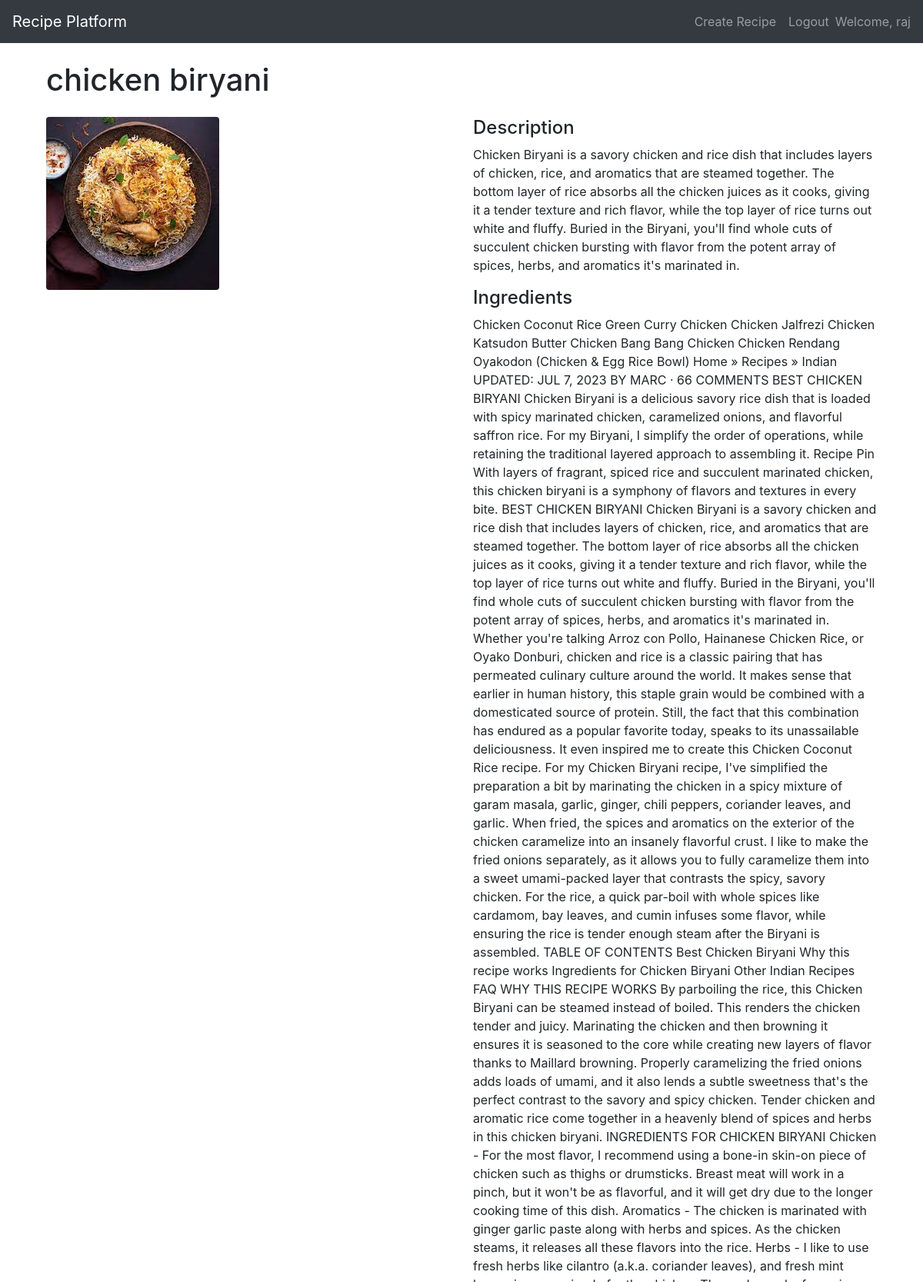
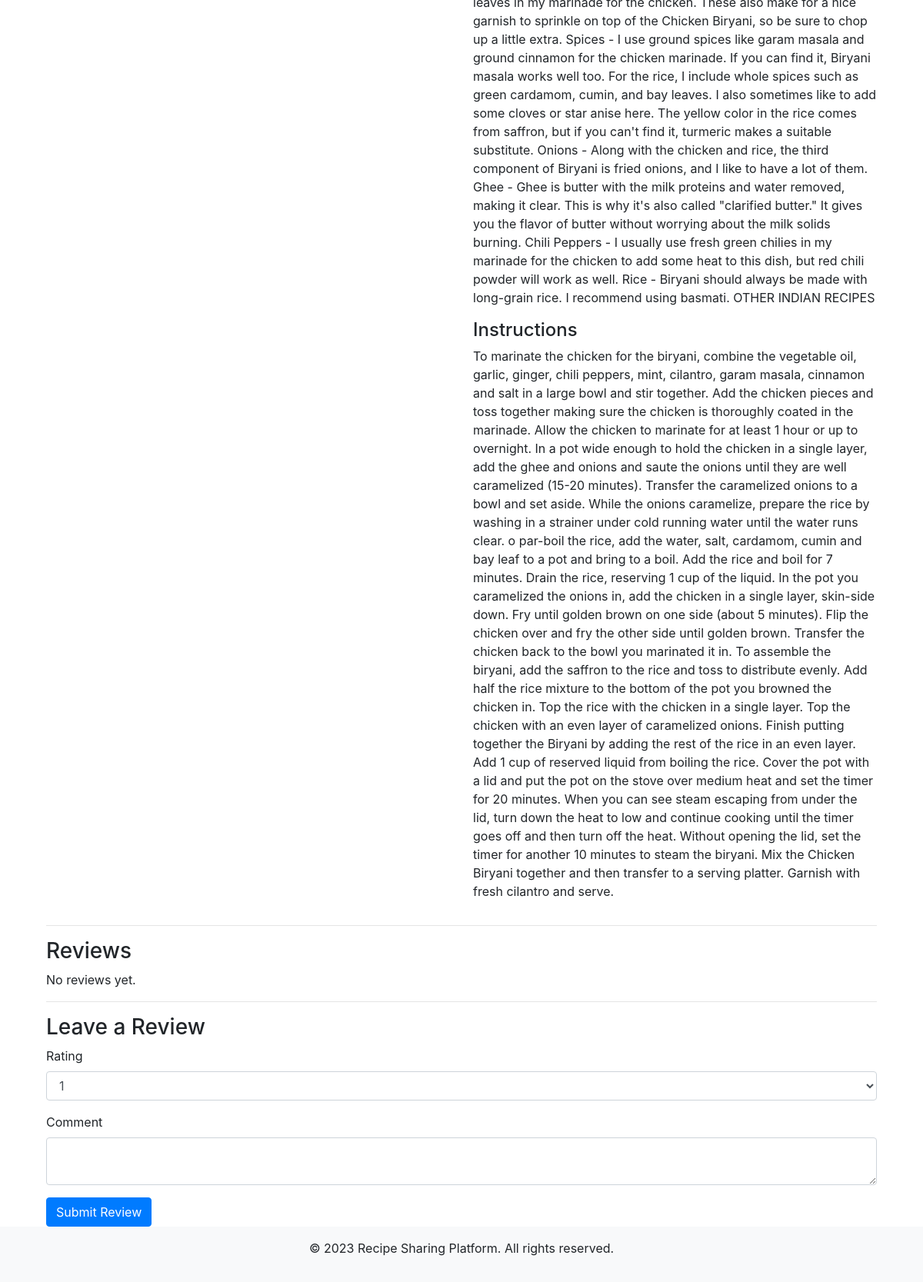
Page /recipe/11/ (signed in) on the committed database (2 pictures, top to bottom).
### myapp/models.py (models this page shows, shortened)
class Recipe(models.Model):
    title = models.CharField(max_length=200)
    description = models.TextField()
    ingredients = models.TextField()
    instructions = models.TextField()
    created_by = models.ForeignKey(User, on_delete=models.CASCADE)
    image = models.ImageField(upload_to='media', null=True, blank=True)

### myapp/views.py (the view)
# urls.py: path('recipe/<int:recipe_id>/', views.recipe_detail, name='recipe_detail'),
@login_required
def recipe_detail(request, recipe_id):
    recipe = get_object_or_404(Recipe, pk=recipe_id)
    reviews = recipe.reviews.all()
    if request.method == 'POST':
        form = ReviewForm(request.POST)
        if form.is_valid():
            review = form.save(commit=False)
            review.recipe = recipe
            review.user = request.user
            review.save()
            return redirect('recipe_detail', recipe_id=recipe_id)
    else:
        form = ReviewForm()
    return render(request, 'recipe_detail.html', {'recipe': recipe, 'reviews': reviews, 'form': form})

### myapp/forms.py
class ReviewForm(forms.ModelForm):
    class Meta:
        model = Review
        fields = ['rating', 'comment']

### templates/recipe_detail.html (shortened to what this page needs)
{% extends 'base.html' %} {% block content %}
<div class="container">
  <h1 class="my-4">{{ recipe.title }}</h1>
  <div class="row">
    <div class="col-lg-6">
      {% if recipe.image %}
      <img
        src="{{ recipe.image.url }}"
        class="img-fluid rounded mb-4"
        alt="Recipe Image"
      />
    </div>
    {% endif %}
    <div class="col-lg-6">
      <h4>Description</h4>
      <p>{{ recipe.description }}</p>
      <h4>Ingredients</h4>
      <p>{{ recipe.ingredients }}</p>
      <h4>Instructions</h4>
      <p>{{ recipe.instructions }}</p>
    </div>
  </div>
  <hr />
  <h3>Reviews</h3>
  {% if reviews %}
  <div class="row">
    {% for review in reviews %}
    <div class="col-lg-6 mb-4">
      <div class="card">
        <div class="card-body">
          <h5 class="card-title">{{ review.user.username }}</h5>
          <p class="card-text">Rating: {{ review.rating }}</p>
          <p class="card-text">{{ review.comment }}</p>
        </div>
      </div>
    </div>
    {% endfor %}
  </div>
  {% else %}
  <p>No reviews yet.</p>
  {% endif %}
  <hr />
  <h3>Leave a Review</h3>
  <form method="post" action="{% url 'recipe_detail' recipe_id=recipe.id %}">
    <div class="form-group">
      <label for="id_rating">Rating</label>
      <select id="id_rating" name="rating" class="form-control">
        <option value="1">1</option>
      </select>
    </div>
    <div class="form-group">
      <label for="id_comment">Comment</label>
      <textarea id="id_comment" name="comment" class="form-control"></textarea>
    </div>
    <button type="submit" class="btn btn-primary">Submit Review</button>
  </form>
</div>
{% endblock %}

### templates/base.html (shortened to what this page needs)
<!DOCTYPE html>
<html>
  <head>
    <link
      rel="stylesheet"
      href="https://stackpath.bootstrapcdn.com/bootstrap/4.5.2/css/bootstrap.min.css"
    />
    <link
      rel="stylesheet"
      href="https://stackpath.bootstrapcdn.com/bootstrap/4.4.1/css/bootstrap.min.css"
    />
  </head>
  <body>
    <header>
      <nav class="navbar navbar-expand-lg navbar-dark bg-dark">
        <a class="navbar-brand" href="{% url 'recipe_list' %}"
          >Recipe Platform</a
        >
        <div class="collapse navbar-collapse" id="navbarNav">
          <ul class="navbar-nav ml-auto">
            <li class="nav-item">
              {% if user.is_authenticated %}
              <a class="nav-link" href="{% url 'recipe_create' %}"
                >Create Recipe</a
              >
              {% endif %}
            </li>
            <li class="nav-item">
              {% if user.is_authenticated %}
              <a class="nav-link" href="{% url 'logout' %}">Logout</a>
              {% else %}
              <a class="nav-link" href="{% url 'signup' %}">Sign Up</a>
              {% endif %}
            </li>
            <li class="nav-item">
              {% if user.is_authenticated %}
              <span class="navbar-text">Welcome, {{ user.username }}</span>
              {% else %}
              <a class="nav-link" href="{% url 'login' %}">Login</a>
              {% endif %}
            </li>
          </ul>
        </div>
      </nav>
    </header>
    <main class="container">{% block content %} {% endblock %}</main>
    <footer class="bg-light text-center py-3">
      <p>&copy; 2023 Recipe Sharing Platform. All rights reserved.</p>
    </footer>
  </body>
</html>

### rows in the picture
Recipe: title "chicken biryani", image (picture), description "Chicken Biryani is a savory chicken and rice dish that includes layers of chicken, rice, and aromatics that are steamed together. The bottom layer of rice absorbs all the chicken juices as it cooks, giving it a tender texture and rich flavor, while the top layer of rice turns out white and fluffy. Buried in the Biryani, you'll find whole cuts of succulent chicken bursting with flavor from the potent array of spices, herbs, and aromatics it's marinated in.", ingredients "Chicken Coconut Rice Green Curry Chicken Chicken Jalfrezi Chicken Katsudon Butter Chicken Bang Bang Chicken Chicken Rendang Oyakodon (Chicken & Egg Rice Bowl) Home » Recipes » Indian UPDATED: JUL 7, 2023 BY MARC · 66 COMMENTS BEST CHICKEN BIRYANI Chicken Biryani is a delicious savory rice dish that is loaded with spicy marinated chicken, caramelized onions, and flavorful saffron rice. For my Biryani, I simplify the order of operations, while retaining the traditional layered approach to assembling it. Recipe Pin With layers of fragrant, spiced rice and succulent marinated chicken, this chicken biryani is a symphony of flavors and textures in every bite. BEST CHICKEN BIRYANI Chicken Biryani…", instructions "To marinate the chicken for the biryani, combine the vegetable oil, garlic, ginger, chili peppers, mint, cilantro, garam masala, cinnamon and salt in a large bowl and stir together. Add the chicken pieces and toss together making sure the chicken is thoroughly coated in the marinade. Allow the chicken to marinate for at least 1 hour or up to overnight. In a pot wide enough to hold the chicken in a single layer, add the ghee and onions and saute the onions until they are well caramelized (15-20 minutes). Transfer the caramelized onions to a bowl and set aside. While the onions caramelize, prepare the rice by washing in a strainer under cold running water until the water runs clear. o…"

### other values in the picture
{{ user.username }} "raj"
